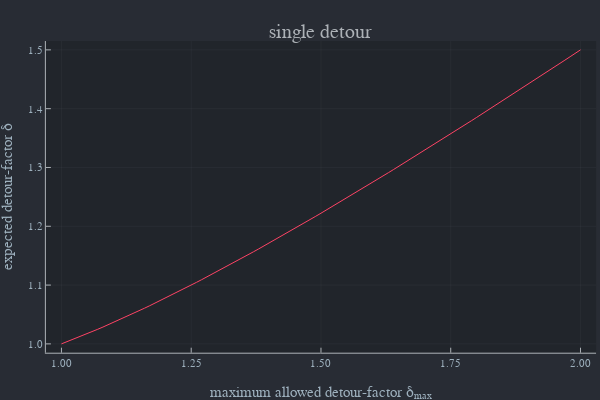
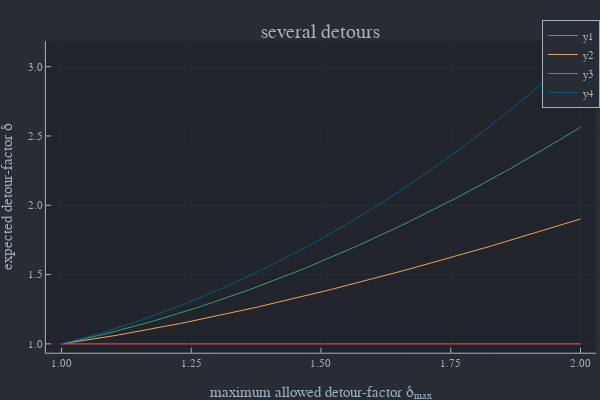
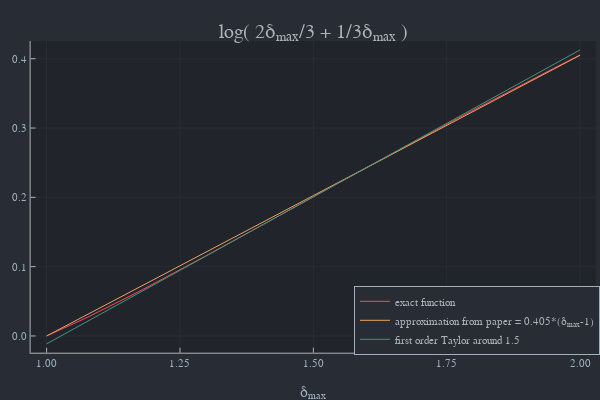
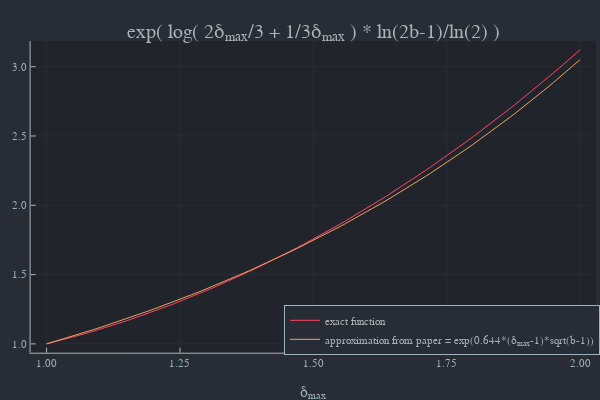

The notebook cell saved with these charts, in order:
### Markdown cell above
### Plots

### Code cell
# single detour
δₘₐₓ=collect(1:0.01:2)
δone=(2/3)*δ+(1/3)*δ.^-1
p1=plot(δₘₐₓ,δone,xlab="maximum allowed detour-factor δₘₐₓ",ylab="expected detour-factor δ",title="single detour",lab=:none)
display(p1)

# multiple detours
b=1
δₘₐₓ=collect(1:0.01:2)
δmean=exp.(log.(δone)*log(2*b-1)/log(2))
p2=plot(δₘₐₓ,δmean,xlab="maximum allowed detour-factor δₘₐₓ",ylab="expected detour-factor δ",title="several detours")
for b in 2:4
    plot!(δₘₐₓ,exp.(log.(δone)*log(2*b-1)/log(2)))
end
display(p2)

#first approximation
p3=plot(δₘₐₓ,log.(δone),xlab="δₘₐₓ",lab="exact function",title="log( 2δₘₐₓ/3 + 1/3δₘₐₓ )",legend=:bottomright)
plot!(δₘₐₓ,0.405*(δₘₐₓ.-1),lab="approximation from paper = 0.405*(δₘₐₓ-1)")
plot!(δₘₐₓ,derivative(logδbar,1.5)*(δₘₐₓ.-1.5).+logδbar(1.5),lab="first order Taylor around 1.5")
display(p3)

#second approximation
b=4
p4=plot(δₘₐₓ,exp.(log.(δone)*log(2*b-1)/log(2)),xlab="δₘₐₓ",lab="exact function",title="exp( log( 2δₘₐₓ/3 + 1/3δₘₐₓ ) * ln(2b-1)/ln(2) )",legend=:bottomright)
plot!(δₘₐₓ,exp.(0.644*(δₘₐₓ.-1)*sqrt(b-1)),lab="approximation from paper = exp(0.644*(δₘₐₓ-1)*sqrt(b-1))")
display(p4)

### Figure 1 — Plotly figure (JSON) as saved in the notebook; plotly's stock layout.template omitted (floating-point values rounded to 4 significant figures)
{"data": [{"colorbar": {"title": {"text": ""}}, "legendgroup": "", "line": {"color": "rgba(254, 67, 101, 1.000)", "dash": "solid", "shape": "linear", "width": 1}, "mode": "lines", "name": "", "showlegend": false, "type": "scatter", "x": [1, 1.01, 1.02, 1.03, 1.04, 1.05, 1.06, 1.07, 1.08, 1.09, 1.1, 1.11, 1.12, 1.13, 1.14, 1.15, 1.16, 1.17, 1.18, 1.19, 1.2, 1.21, 1.22, 1.23, 1.24, 1.25, 1.26, 1.27, 1.28, 1.29, 1.3, 1.31, 1.32, 1.33, 1.34, 1.35, 1.36, 1.37, 1.38, 1.39, 1.4, 1.41, 1.42, 1.43, 1.44, 1.45, 1.46, 1.47, 1.48, 1.49, 1.5, 1.51, 1.52, 1.53, 1.54, 1.55, 1.56, 1.57, 1.58, 1.59, 1.6, 1.61, 1.62, 1.63, 1.64, 1.65, 1.66, 1.67, 1.68, 1.69, 1.7, 1.71, 1.72, 1.73, 1.74, 1.75, 1.76, 1.77, 1.78, 1.79, 1.8, 1.81, 1.82, 1.83, 1.84, 1.85, 1.86, 1.87, 1.88, 1.89, 1.9, 1.91, 1.92, 1.93, 1.94, 1.95, 1.96, 1.97, 1.98, 1.99, 2], "xaxis": "x", "y": [1, 1.003, 1.007, 1.01, 1.014, 1.017, 1.021, 1.025, 1.029, 1.032, 1.036, 1.04, 1.044, 1.048, 1.052, 1.057, 1.061, 1.065, 1.069, 1.073, 1.078, 1.082, 1.087, 1.091, 1.095, 1.1, 1.105, 1.109, 1.114, 1.118, 1.123, 1.128, 1.133, 1.137, 1.142, 1.147, 1.152, 1.157, 1.162, 1.166, 1.171, 1.176, 1.181, 1.186, 1.191, 1.197, 1.202, 1.207, 1.212, 1.217, 1.222, 1.227, 1.233, 1.238, 1.243, 1.248, 1.254, 1.259, 1.264, 1.27, 1.275, 1.28, 1.286, 1.291, 1.297, 1.302, 1.307, 1.313, 1.318, 1.324, 1.329, 1.335, 1.34, 1.346, 1.352, 1.357, 1.363, 1.368, 1.374, 1.38, 1.385, 1.391, 1.396, 1.402, 1.408, 1.414, 1.419, 1.425, 1.431, 1.436, 1.442, 1.448, 1.454, 1.459, 1.465, 1.471, 1.477, 1.483, 1.488, 1.494, 1.5], "yaxis": "y", "zmax": null, "zmin": null}], "layout": {"annotations": [{"font": {"color": "rgba(173, 178, 183, 1.000)", "family": "sans-serif", "size": 20}, "rotation": 0, "showarrow": false, "text": "single detour", "x": 0.535, "xanchor": "center", "xref": "paper", "y": 1, "yanchor": "top", "yref": "paper"}], "height": 400, "legend": {"bgcolor": "rgba(40, 44, 52, 1.000)", "bordercolor": "rgba(158, 177, 190, 1.000)", "borderwidth": 1, "font": {"color": "rgba(173, 178, 183, 1.000)", "family": "sans-serif", "size": 11}, "title": {"font": {"color": "rgba(173, 178, 183, 1.000)", "family": "sans-serif", "size": 15}, "text": ""}, "tracegroupgap": 0, "traceorder": "normal", "x": 1, "xanchor": "auto", "y": 1, "yanchor": "auto"}, "margin": {"b": 20, "l": 0, "r": 0, "t": 20}, "paper_bgcolor": "rgba(40, 44, 52, 1.000)", "plot_bgcolor": "rgba(33, 37, 43, 1.000)", "showlegend": true, "width": 600, "xaxis": {"anchor": "y", "domain": [0.07647, 0.9934], "gridcolor": "rgba(173, 178, 183, 0.100)", "gridwidth": 0.5, "linecolor": "rgba(173, 178, 183, 1.000)", "mirror": false, "range": [0.97, 2.03], "showgrid": true, "showline": true, "showticklabels": true, "tickangle": 0, "tickcolor": "rgb(173, 178, 183)", "tickfont": {"color": "rgba(158, 177, 190, 1.000)", "family": "sans-serif", "size": 11}, "tickmode": "array", "ticks": "inside", "ticktext": ["1.00", "1.25", "1.50", "1.75", "2.00"], "tickvals": [1, 1.25, 1.5, 1.75, 2], "title": {"font": {"color": "rgba(158, 177, 190, 1.000)", "family": "sans-serif", "size": 15}, "text": "maximum allowed detour-factor δₘₐₓ"}, "type": "linear", "visible": true, "zeroline": false, "zerolinecolor": "rgba(173, 178, 183, 1.000)"}, "yaxis": {"anchor": "x", "domain": [0.07581, 0.9415], "gridcolor": "rgba(173, 178, 183, 0.100)", "gridwidth": 0.5, "linecolor": "rgba(173, 178, 183, 1.000)", "mirror": false, "range": [0.985, 1.515], "showgrid": true, "showline": true, "showticklabels": true, "tickangle": 0, "tickcolor": "rgb(173, 178, 183)", "tickfont": {"color": "rgba(158, 177, 190, 1.000)", "family": "sans-serif", "size": 11}, "tickmode": "array", "ticks": "inside", "ticktext": ["1.0", "1.1", "1.2", "1.3", "1.4", "1.5"], "tickvals": [1, 1.1, 1.2, 1.3, 1.4, 1.5], "title": {"font": {"color": "rgba(158, 177, 190, 1.000)", "family": "sans-serif", "size": 15}, "text": "expected detour-factor δ"}, "type": "linear", "visible": true, "zeroline": false, "zerolinecolor": "rgba(173, 178, 183, 1.000)"}}}

### Figure 2 — Plotly figure (JSON) as saved in the notebook; plotly's stock layout.template omitted (floating-point values rounded to 4 significant figures)
{"data": [{"colorbar": {"title": {"text": ""}}, "legendgroup": "y1", "line": {"color": "rgba(254, 67, 101, 1.000)", "dash": "solid", "shape": "linear", "width": 1}, "mode": "lines", "name": "y1", "showlegend": true, "type": "scatter", "x": [1, 1.01, 1.02, 1.03, 1.04, 1.05, 1.06, 1.07, 1.08, 1.09, 1.1, 1.11, 1.12, 1.13, 1.14, 1.15, 1.16, 1.17, 1.18, 1.19, 1.2, 1.21, 1.22, 1.23, 1.24, 1.25, 1.26, 1.27, 1.28, 1.29, 1.3, 1.31, 1.32, 1.33, 1.34, 1.35, 1.36, 1.37, 1.38, 1.39, 1.4, 1.41, 1.42, 1.43, 1.44, 1.45, 1.46, 1.47, 1.48, 1.49, 1.5, 1.51, 1.52, 1.53, 1.54, 1.55, 1.56, 1.57, 1.58, 1.59, 1.6, 1.61, 1.62, 1.63, 1.64, 1.65, 1.66, 1.67, 1.68, 1.69, 1.7, 1.71, 1.72, 1.73, 1.74, 1.75, 1.76, 1.77, 1.78, 1.79, 1.8, 1.81, 1.82, 1.83, 1.84, 1.85, 1.86, 1.87, 1.88, 1.89, 1.9, 1.91, 1.92, 1.93, 1.94, 1.95, 1.96, 1.97, 1.98, 1.99, 2], "xaxis": "x", "y": [1, 1, 1, 1, 1, 1, 1, 1, 1, 1, 1, 1, 1, 1, 1, 1, 1, 1, 1, 1, 1, 1, 1, 1, 1, 1, 1, 1, 1, 1, 1, 1, 1, 1, 1, 1, 1, 1, 1, 1, 1, 1, 1, 1, 1, 1, 1, 1, 1, 1, 1, 1, 1, 1, 1, 1, 1, 1, 1, 1, 1, 1, 1, 1, 1, 1, 1, 1, 1, 1, 1, 1, 1, 1, 1, 1, 1, 1, 1, 1, 1, 1, 1, 1, 1, 1, 1, 1, 1, 1, 1, 1, 1, 1, 1, 1, 1, 1, 1, 1, 1], "yaxis": "y", "zmax": null, "zmin": null}, {"colorbar": {"title": {"text": ""}}, "legendgroup": "y2", "line": {"color": "rgba(236, 162, 92, 1.000)", "dash": "solid", "shape": "linear", "width": 1}, "mode": "lines", "name": "y2", "showlegend": true, "type": "scatter", "x": [1, 1.01, 1.02, 1.03, 1.04, 1.05, 1.06, 1.07, 1.08, 1.09, 1.1, 1.11, 1.12, 1.13, 1.14, 1.15, 1.16, 1.17, 1.18, 1.19, 1.2, 1.21, 1.22, 1.23, 1.24, 1.25, 1.26, 1.27, 1.28, 1.29, 1.3, 1.31, 1.32, 1.33, 1.34, 1.35, 1.36, 1.37, 1.38, 1.39, 1.4, 1.41, 1.42, 1.43, 1.44, 1.45, 1.46, 1.47, 1.48, 1.49, 1.5, 1.51, 1.52, 1.53, 1.54, 1.55, 1.56, 1.57, 1.58, 1.59, 1.6, 1.61, 1.62, 1.63, 1.64, 1.65, 1.66, 1.67, 1.68, 1.69, 1.7, 1.71, 1.72, 1.73, 1.74, 1.75, 1.76, 1.77, 1.78, 1.79, 1.8, 1.81, 1.82, 1.83, 1.84, 1.85, 1.86, 1.87, 1.88, 1.89, 1.9, 1.91, 1.92, 1.93, 1.94, 1.95, 1.96, 1.97, 1.98, 1.99, 2], "xaxis": "x", "y": [1, 1.005, 1.011, 1.016, 1.022, 1.028, 1.034, 1.04, 1.046, 1.052, 1.058, 1.065, 1.071, 1.078, 1.084, 1.091, 1.098, 1.105, 1.112, 1.119, 1.126, 1.133, 1.141, 1.148, 1.156, 1.163, 1.171, 1.178, 1.186, 1.194, 1.202, 1.21, 1.218, 1.226, 1.234, 1.243, 1.251, 1.259, 1.268, 1.276, 1.285, 1.294, 1.302, 1.311, 1.32, 1.329, 1.338, 1.347, 1.356, 1.365, 1.374, 1.384, 1.393, 1.402, 1.412, 1.421, 1.431, 1.441, 1.45, 1.46, 1.47, 1.48, 1.489, 1.499, 1.509, 1.519, 1.529, 1.54, 1.55, 1.56, 1.57, 1.581, 1.591, 1.602, 1.612, 1.623, 1.633, 1.644, 1.655, 1.665, 1.676, 1.687, 1.698, 1.709, 1.72, 1.731, 1.742, 1.753, 1.764, 1.775, 1.787, 1.798, 1.809, 1.821, 1.832, 1.843, 1.855, 1.867, 1.878, 1.89, 1.902], "yaxis": "y", "zmax": null, "zmin": null}, {"colorbar": {"title": {"text": ""}}, "legendgroup": "y3", "line": {"color": "rgba(63, 151, 120, 1.000)", "dash": "solid", "shape": "linear", "width": 1}, "mode": "lines", "name": "y3", "showlegend": true, "type": "scatter", "x": [1, 1.01, 1.02, 1.03, 1.04, 1.05, 1.06, 1.07, 1.08, 1.09, 1.1, 1.11, 1.12, 1.13, 1.14, 1.15, 1.16, 1.17, 1.18, 1.19, 1.2, 1.21, 1.22, 1.23, 1.24, 1.25, 1.26, 1.27, 1.28, 1.29, 1.3, 1.31, 1.32, 1.33, 1.34, 1.35, 1.36, 1.37, 1.38, 1.39, 1.4, 1.41, 1.42, 1.43, 1.44, 1.45, 1.46, 1.47, 1.48, 1.49, 1.5, 1.51, 1.52, 1.53, 1.54, 1.55, 1.56, 1.57, 1.58, 1.59, 1.6, 1.61, 1.62, 1.63, 1.64, 1.65, 1.66, 1.67, 1.68, 1.69, 1.7, 1.71, 1.72, 1.73, 1.74, 1.75, 1.76, 1.77, 1.78, 1.79, 1.8, 1.81, 1.82, 1.83, 1.84, 1.85, 1.86, 1.87, 1.88, 1.89, 1.9, 1.91, 1.92, 1.93, 1.94, 1.95, 1.96, 1.97, 1.98, 1.99, 2], "xaxis": "x", "y": [1, 1.008, 1.016, 1.024, 1.032, 1.041, 1.05, 1.059, 1.068, 1.077, 1.086, 1.096, 1.106, 1.116, 1.126, 1.136, 1.147, 1.157, 1.168, 1.179, 1.19, 1.201, 1.213, 1.224, 1.236, 1.248, 1.26, 1.272, 1.284, 1.297, 1.309, 1.322, 1.335, 1.348, 1.361, 1.375, 1.388, 1.402, 1.416, 1.43, 1.444, 1.458, 1.473, 1.487, 1.502, 1.517, 1.532, 1.547, 1.562, 1.578, 1.594, 1.609, 1.625, 1.641, 1.657, 1.674, 1.69, 1.707, 1.724, 1.741, 1.758, 1.775, 1.793, 1.81, 1.828, 1.846, 1.864, 1.882, 1.9, 1.918, 1.937, 1.956, 1.975, 1.994, 2.013, 2.032, 2.052, 2.071, 2.091, 2.111, 2.131, 2.151, 2.172, 2.192, 2.213, 2.233, 2.254, 2.276, 2.297, 2.318, 2.34, 2.362, 2.383, 2.405, 2.428, 2.45, 2.472, 2.495, 2.518, 2.541, 2.564], "yaxis": "y", "zmax": null, "zmin": null}, {"colorbar": {"title": {"text": ""}}, "legendgroup": "y4", "line": {"color": "rgba(0, 93, 127, 1.000)", "dash": "solid", "shape": "linear", "width": 1}, "mode": "lines", "name": "y4", "showlegend": true, "type": "scatter", "x": [1, 1.01, 1.02, 1.03, 1.04, 1.05, 1.06, 1.07, 1.08, 1.09, 1.1, 1.11, 1.12, 1.13, 1.14, 1.15, 1.16, 1.17, 1.18, 1.19, 1.2, 1.21, 1.22, 1.23, 1.24, 1.25, 1.26, 1.27, 1.28, 1.29, 1.3, 1.31, 1.32, 1.33, 1.34, 1.35, 1.36, 1.37, 1.38, 1.39, 1.4, 1.41, 1.42, 1.43, 1.44, 1.45, 1.46, 1.47, 1.48, 1.49, 1.5, 1.51, 1.52, 1.53, 1.54, 1.55, 1.56, 1.57, 1.58, 1.59, 1.6, 1.61, 1.62, 1.63, 1.64, 1.65, 1.66, 1.67, 1.68, 1.69, 1.7, 1.71, 1.72, 1.73, 1.74, 1.75, 1.76, 1.77, 1.78, 1.79, 1.8, 1.81, 1.82, 1.83, 1.84, 1.85, 1.86, 1.87, 1.88, 1.89, 1.9, 1.91, 1.92, 1.93, 1.94, 1.95, 1.96, 1.97, 1.98, 1.99, 2], "xaxis": "x", "y": [1, 1.009, 1.019, 1.029, 1.039, 1.05, 1.06, 1.071, 1.083, 1.094, 1.105, 1.117, 1.129, 1.142, 1.154, 1.167, 1.18, 1.193, 1.206, 1.22, 1.234, 1.248, 1.262, 1.277, 1.292, 1.307, 1.322, 1.337, 1.353, 1.369, 1.385, 1.402, 1.418, 1.435, 1.452, 1.469, 1.487, 1.505, 1.523, 1.541, 1.559, 1.578, 1.597, 1.616, 1.635, 1.655, 1.675, 1.695, 1.715, 1.736, 1.757, 1.778, 1.799, 1.82, 1.842, 1.864, 1.886, 1.909, 1.932, 1.955, 1.978, 2.001, 2.025, 2.049, 2.073, 2.098, 2.123, 2.148, 2.173, 2.198, 2.224, 2.25, 2.276, 2.303, 2.33, 2.357, 2.384, 2.412, 2.44, 2.468, 2.496, 2.525, 2.554, 2.583, 2.612, 2.642, 2.672, 2.702, 2.733, 2.764, 2.795, 2.826, 2.858, 2.89, 2.922, 2.955, 2.987, 3.02, 3.054, 3.087, 3.121], "yaxis": "y", "zmax": null, "zmin": null}], "layout": {"annotations": [{"font": {"color": "rgba(173, 178, 183, 1.000)", "family": "sans-serif", "size": 20}, "rotation": 0, "showarrow": false, "text": "several detours", "x": 0.535, "xanchor": "center", "xref": "paper", "y": 1, "yanchor": "top", "yref": "paper"}], "height": 400, "legend": {"bgcolor": "rgba(40, 44, 52, 1.000)", "bordercolor": "rgba(158, 177, 190, 1.000)", "borderwidth": 1, "font": {"color": "rgba(173, 178, 183, 1.000)", "family": "sans-serif", "size": 11}, "title": {"font": {"color": "rgba(173, 178, 183, 1.000)", "family": "sans-serif", "size": 15}, "text": ""}, "tracegroupgap": 0, "traceorder": "normal", "x": 1, "xanchor": "auto", "y": 1, "yanchor": "auto"}, "margin": {"b": 20, "l": 0, "r": 0, "t": 20}, "paper_bgcolor": "rgba(40, 44, 52, 1.000)", "plot_bgcolor": "rgba(33, 37, 43, 1.000)", "showlegend": true, "width": 600, "xaxis": {"anchor": "y", "domain": [0.07647, 0.9934], "gridcolor": "rgba(173, 178, 183, 0.100)", "gridwidth": 0.5, "linecolor": "rgba(173, 178, 183, 1.000)", "mirror": false, "range": [0.97, 2.03], "showgrid": true, "showline": true, "showticklabels": true, "tickangle": 0, "tickcolor": "rgb(173, 178, 183)", "tickfont": {"color": "rgba(158, 177, 190, 1.000)", "family": "sans-serif", "size": 11}, "tickmode": "array", "ticks": "inside", "ticktext": ["1.00", "1.25", "1.50", "1.75", "2.00"], "tickvals": [1, 1.25, 1.5, 1.75, 2], "title": {"font": {"color": "rgba(158, 177, 190, 1.000)", "family": "sans-serif", "size": 15}, "text": "maximum allowed detour-factor δₘₐₓ"}, "type": "linear", "visible": true, "zeroline": false, "zerolinecolor": "rgba(173, 178, 183, 1.000)"}, "yaxis": {"anchor": "x", "domain": [0.07581, 0.9415], "gridcolor": "rgba(173, 178, 183, 0.100)", "gridwidth": 0.5, "linecolor": "rgba(173, 178, 183, 1.000)", "mirror": false, "range": [0.9364, 3.185], "showgrid": true, "showline": true, "showticklabels": true, "tickangle": 0, "tickcolor": "rgb(173, 178, 183)", "tickfont": {"color": "rgba(158, 177, 190, 1.000)", "family": "sans-serif", "size": 11}, "tickmode": "array", "ticks": "inside", "ticktext": ["1.0", "1.5", "2.0", "2.5", "3.0"], "tickvals": [1, 1.5, 2, 2.5, 3], "title": {"font": {"color": "rgba(158, 177, 190, 1.000)", "family": "sans-serif", "size": 15}, "text": "expected detour-factor δ"}, "type": "linear", "visible": true, "zeroline": false, "zerolinecolor": "rgba(173, 178, 183, 1.000)"}}}

### Figure 3 — Plotly figure (JSON) as saved in the notebook; plotly's stock layout.template omitted (floating-point values rounded to 4 significant figures)
{"data": [{"colorbar": {"title": {"text": ""}}, "legendgroup": "exact function", "line": {"color": "rgba(254, 67, 101, 1.000)", "dash": "solid", "shape": "linear", "width": 1}, "mode": "lines", "name": "exact function", "showlegend": true, "type": "scatter", "x": [1, 1.01, 1.02, 1.03, 1.04, 1.05, 1.06, 1.07, 1.08, 1.09, 1.1, 1.11, 1.12, 1.13, 1.14, 1.15, 1.16, 1.17, 1.18, 1.19, 1.2, 1.21, 1.22, 1.23, 1.24, 1.25, 1.26, 1.27, 1.28, 1.29, 1.3, 1.31, 1.32, 1.33, 1.34, 1.35, 1.36, 1.37, 1.38, 1.39, 1.4, 1.41, 1.42, 1.43, 1.44, 1.45, 1.46, 1.47, 1.48, 1.49, 1.5, 1.51, 1.52, 1.53, 1.54, 1.55, 1.56, 1.57, 1.58, 1.59, 1.6, 1.61, 1.62, 1.63, 1.64, 1.65, 1.66, 1.67, 1.68, 1.69, 1.7, 1.71, 1.72, 1.73, 1.74, 1.75, 1.76, 1.77, 1.78, 1.79, 1.8, 1.81, 1.82, 1.83, 1.84, 1.85, 1.86, 1.87, 1.88, 1.89, 1.9, 1.91, 1.92, 1.93, 1.94, 1.95, 1.96, 1.97, 1.98, 1.99, 2], "xaxis": "x", "y": [0, 0.003361, 0.006774, 0.01024, 0.01375, 0.01731, 0.02091, 0.02456, 0.02824, 0.03196, 0.03572, 0.03951, 0.04333, 0.04719, 0.05107, 0.05498, 0.05892, 0.06288, 0.06687, 0.07087, 0.0749, 0.07895, 0.08301, 0.0871, 0.0912, 0.09531, 0.09944, 0.1036, 0.1077, 0.1119, 0.1161, 0.1203, 0.1244, 0.1287, 0.1329, 0.1371, 0.1413, 0.1455, 0.1498, 0.154, 0.1582, 0.1625, 0.1667, 0.171, 0.1752, 0.1794, 0.1837, 0.1879, 0.1922, 0.1964, 0.2007, 0.2049, 0.2092, 0.2134, 0.2176, 0.2219, 0.2261, 0.2303, 0.2345, 0.2387, 0.2429, 0.2472, 0.2514, 0.2555, 0.2597, 0.2639, 0.2681, 0.2723, 0.2764, 0.2806, 0.2847, 0.2889, 0.293, 0.2971, 0.3013, 0.3054, 0.3095, 0.3136, 0.3177, 0.3218, 0.3258, 0.3299, 0.334, 0.338, 0.342, 0.3461, 0.3501, 0.3541, 0.3581, 0.3621, 0.3661, 0.3701, 0.3741, 0.378, 0.382, 0.3859, 0.3898, 0.3938, 0.3977, 0.4016, 0.4055], "yaxis": "y", "zmax": null, "zmin": null}, {"colorbar": {"title": {"text": ""}}, "legendgroup": "approximation from paper = 0.405*(δₘₐₓ-1)", "line": {"color": "rgba(236, 162, 92, 1.000)", "dash": "solid", "shape": "linear", "width": 1}, "mode": "lines", "name": "approximation from paper = 0.405*(δₘₐₓ-1)", "showlegend": true, "type": "scatter", "x": [1, 1.01, 1.02, 1.03, 1.04, 1.05, 1.06, 1.07, 1.08, 1.09, 1.1, 1.11, 1.12, 1.13, 1.14, 1.15, 1.16, 1.17, 1.18, 1.19, 1.2, 1.21, 1.22, 1.23, 1.24, 1.25, 1.26, 1.27, 1.28, 1.29, 1.3, 1.31, 1.32, 1.33, 1.34, 1.35, 1.36, 1.37, 1.38, 1.39, 1.4, 1.41, 1.42, 1.43, 1.44, 1.45, 1.46, 1.47, 1.48, 1.49, 1.5, 1.51, 1.52, 1.53, 1.54, 1.55, 1.56, 1.57, 1.58, 1.59, 1.6, 1.61, 1.62, 1.63, 1.64, 1.65, 1.66, 1.67, 1.68, 1.69, 1.7, 1.71, 1.72, 1.73, 1.74, 1.75, 1.76, 1.77, 1.78, 1.79, 1.8, 1.81, 1.82, 1.83, 1.84, 1.85, 1.86, 1.87, 1.88, 1.89, 1.9, 1.91, 1.92, 1.93, 1.94, 1.95, 1.96, 1.97, 1.98, 1.99, 2], "xaxis": "x", "y": [0, 0.00405, 0.0081, 0.01215, 0.0162, 0.02025, 0.0243, 0.02835, 0.0324, 0.03645, 0.0405, 0.04455, 0.0486, 0.05265, 0.0567, 0.06075, 0.0648, 0.06885, 0.0729, 0.07695, 0.081, 0.08505, 0.0891, 0.09315, 0.0972, 0.1013, 0.1053, 0.1094, 0.1134, 0.1175, 0.1215, 0.1256, 0.1296, 0.1337, 0.1377, 0.1418, 0.1458, 0.1499, 0.1539, 0.1579, 0.162, 0.166, 0.1701, 0.1741, 0.1782, 0.1822, 0.1863, 0.1903, 0.1944, 0.1985, 0.2025, 0.2066, 0.2106, 0.2147, 0.2187, 0.2228, 0.2268, 0.2309, 0.2349, 0.239, 0.243, 0.2471, 0.2511, 0.2551, 0.2592, 0.2632, 0.2673, 0.2713, 0.2754, 0.2794, 0.2835, 0.2876, 0.2916, 0.2957, 0.2997, 0.3038, 0.3078, 0.3119, 0.3159, 0.32, 0.324, 0.3281, 0.3321, 0.3362, 0.3402, 0.3443, 0.3483, 0.3524, 0.3564, 0.3604, 0.3645, 0.3685, 0.3726, 0.3766, 0.3807, 0.3847, 0.3888, 0.3929, 0.3969, 0.401, 0.405], "yaxis": "y", "zmax": null, "zmin": null}, {"colorbar": {"title": {"text": ""}}, "legendgroup": "first order Taylor around 1.5", "line": {"color": "rgba(63, 151, 120, 1.000)", "dash": "solid", "shape": "linear", "width": 1}, "mode": "lines", "name": "first order Taylor around 1.5", "showlegend": true, "type": "scatter", "x": [1, 1.01, 1.02, 1.03, 1.04, 1.05, 1.06, 1.07, 1.08, 1.09, 1.1, 1.11, 1.12, 1.13, 1.14, 1.15, 1.16, 1.17, 1.18, 1.19, 1.2, 1.21, 1.22, 1.23, 1.24, 1.25, 1.26, 1.27, 1.28, 1.29, 1.3, 1.31, 1.32, 1.33, 1.34, 1.35, 1.36, 1.37, 1.38, 1.39, 1.4, 1.41, 1.42, 1.43, 1.44, 1.45, 1.46, 1.47, 1.48, 1.49, 1.5, 1.51, 1.52, 1.53, 1.54, 1.55, 1.56, 1.57, 1.58, 1.59, 1.6, 1.61, 1.62, 1.63, 1.64, 1.65, 1.66, 1.67, 1.68, 1.69, 1.7, 1.71, 1.72, 1.73, 1.74, 1.75, 1.76, 1.77, 1.78, 1.79, 1.8, 1.81, 1.82, 1.83, 1.84, 1.85, 1.86, 1.87, 1.88, 1.89, 1.9, 1.91, 1.92, 1.93, 1.94, 1.95, 1.96, 1.97, 1.98, 1.99, 2], "xaxis": "x", "y": [-0.01145, -0.007208, -0.002966, 0.001277, 0.005519, 0.009762, 0.014, 0.01825, 0.02249, 0.02673, 0.03097, 0.03522, 0.03946, 0.0437, 0.04794, 0.05219, 0.05643, 0.06067, 0.06491, 0.06916, 0.0734, 0.07764, 0.08188, 0.08613, 0.09037, 0.09461, 0.09885, 0.1031, 0.1073, 0.1116, 0.1158, 0.1201, 0.1243, 0.1285, 0.1328, 0.137, 0.1413, 0.1455, 0.1498, 0.154, 0.1582, 0.1625, 0.1667, 0.171, 0.1752, 0.1795, 0.1837, 0.1879, 0.1922, 0.1964, 0.2007, 0.2049, 0.2092, 0.2134, 0.2176, 0.2219, 0.2261, 0.2304, 0.2346, 0.2389, 0.2431, 0.2473, 0.2516, 0.2558, 0.2601, 0.2643, 0.2685, 0.2728, 0.277, 0.2813, 0.2855, 0.2898, 0.294, 0.2982, 0.3025, 0.3067, 0.311, 0.3152, 0.3195, 0.3237, 0.3279, 0.3322, 0.3364, 0.3407, 0.3449, 0.3492, 0.3534, 0.3576, 0.3619, 0.3661, 0.3704, 0.3746, 0.3789, 0.3831, 0.3873, 0.3916, 0.3958, 0.4001, 0.4043, 0.4085, 0.4128], "yaxis": "y", "zmax": null, "zmin": null}], "layout": {"annotations": [{"font": {"color": "rgba(173, 178, 183, 1.000)", "family": "sans-serif", "size": 20}, "rotation": 0, "showarrow": false, "text": "log( 2δₘₐₓ/3 + 1/3δₘₐₓ )", "x": 0.5222, "xanchor": "center", "xref": "paper", "y": 1, "yanchor": "top", "yref": "paper"}], "height": 400, "legend": {"bgcolor": "rgba(40, 44, 52, 1.000)", "bordercolor": "rgba(158, 177, 190, 1.000)", "borderwidth": 1, "font": {"color": "rgba(173, 178, 183, 1.000)", "family": "sans-serif", "size": 11}, "title": {"font": {"color": "rgba(173, 178, 183, 1.000)", "family": "sans-serif", "size": 15}, "text": ""}, "tracegroupgap": 0, "traceorder": "normal", "x": 1, "xanchor": "right", "y": 0.07, "yanchor": "bottom"}, "margin": {"b": 20, "l": 0, "r": 0, "t": 20}, "paper_bgcolor": "rgba(40, 44, 52, 1.000)", "plot_bgcolor": "rgba(33, 37, 43, 1.000)", "showlegend": true, "width": 600, "xaxis": {"anchor": "y", "domain": [0.05101, 0.9934], "gridcolor": "rgba(173, 178, 183, 0.100)", "gridwidth": 0.5, "linecolor": "rgba(173, 178, 183, 1.000)", "mirror": false, "range": [0.97, 2.03], "showgrid": true, "showline": true, "showticklabels": true, "tickangle": 0, "tickcolor": "rgb(173, 178, 183)", "tickfont": {"color": "rgba(158, 177, 190, 1.000)", "family": "sans-serif", "size": 11}, "tickmode": "array", "ticks": "inside", "ticktext": ["1.00", "1.25", "1.50", "1.75", "2.00"], "tickvals": [1, 1.25, 1.5, 1.75, 2], "title": {"font": {"color": "rgba(158, 177, 190, 1.000)", "family": "sans-serif", "size": 15}, "text": "δₘₐₓ"}, "type": "linear", "visible": true, "zeroline": false, "zerolinecolor": "rgba(173, 178, 183, 1.000)"}, "yaxis": {"anchor": "x", "domain": [0.07581, 0.9415], "gridcolor": "rgba(173, 178, 183, 0.100)", "gridwidth": 0.5, "linecolor": "rgba(173, 178, 183, 1.000)", "mirror": false, "range": [-0.02418, 0.4255], "showgrid": true, "showline": true, "showticklabels": true, "tickangle": 0, "tickcolor": "rgb(173, 178, 183)", "tickfont": {"color": "rgba(158, 177, 190, 1.000)", "family": "sans-serif", "size": 11}, "tickmode": "array", "ticks": "inside", "ticktext": ["0.0", "0.1", "0.2", "0.3", "0.4"], "tickvals": [0, 0.1, 0.2, 0.3, 0.4], "title": {"font": {"color": "rgba(158, 177, 190, 1.000)", "family": "sans-serif", "size": 15}, "text": ""}, "type": "linear", "visible": true, "zeroline": false, "zerolinecolor": "rgba(173, 178, 183, 1.000)"}}}

### Figure 4 — Plotly figure (JSON) as saved in the notebook; plotly's stock layout.template omitted (floating-point values rounded to 4 significant figures)
{"data": [{"colorbar": {"title": {"text": ""}}, "legendgroup": "exact function", "line": {"color": "rgba(254, 67, 101, 1.000)", "dash": "solid", "shape": "linear", "width": 1}, "mode": "lines", "name": "exact function", "showlegend": true, "type": "scatter", "x": [1, 1.01, 1.02, 1.03, 1.04, 1.05, 1.06, 1.07, 1.08, 1.09, 1.1, 1.11, 1.12, 1.13, 1.14, 1.15, 1.16, 1.17, 1.18, 1.19, 1.2, 1.21, 1.22, 1.23, 1.24, 1.25, 1.26, 1.27, 1.28, 1.29, 1.3, 1.31, 1.32, 1.33, 1.34, 1.35, 1.36, 1.37, 1.38, 1.39, 1.4, 1.41, 1.42, 1.43, 1.44, 1.45, 1.46, 1.47, 1.48, 1.49, 1.5, 1.51, 1.52, 1.53, 1.54, 1.55, 1.56, 1.57, 1.58, 1.59, 1.6, 1.61, 1.62, 1.63, 1.64, 1.65, 1.66, 1.67, 1.68, 1.69, 1.7, 1.71, 1.72, 1.73, 1.74, 1.75, 1.76, 1.77, 1.78, 1.79, 1.8, 1.81, 1.82, 1.83, 1.84, 1.85, 1.86, 1.87, 1.88, 1.89, 1.9, 1.91, 1.92, 1.93, 1.94, 1.95, 1.96, 1.97, 1.98, 1.99, 2], "xaxis": "x", "y": [1, 1.009, 1.019, 1.029, 1.039, 1.05, 1.06, 1.071, 1.083, 1.094, 1.105, 1.117, 1.129, 1.142, 1.154, 1.167, 1.18, 1.193, 1.206, 1.22, 1.234, 1.248, 1.262, 1.277, 1.292, 1.307, 1.322, 1.337, 1.353, 1.369, 1.385, 1.402, 1.418, 1.435, 1.452, 1.469, 1.487, 1.505, 1.523, 1.541, 1.559, 1.578, 1.597, 1.616, 1.635, 1.655, 1.675, 1.695, 1.715, 1.736, 1.757, 1.778, 1.799, 1.82, 1.842, 1.864, 1.886, 1.909, 1.932, 1.955, 1.978, 2.001, 2.025, 2.049, 2.073, 2.098, 2.123, 2.148, 2.173, 2.198, 2.224, 2.25, 2.276, 2.303, 2.33, 2.357, 2.384, 2.412, 2.44, 2.468, 2.496, 2.525, 2.554, 2.583, 2.612, 2.642, 2.672, 2.702, 2.733, 2.764, 2.795, 2.826, 2.858, 2.89, 2.922, 2.955, 2.987, 3.02, 3.054, 3.087, 3.121], "yaxis": "y", "zmax": null, "zmin": null}, {"colorbar": {"title": {"text": ""}}, "legendgroup": "approximation from paper = exp(0.644*(δₘₐₓ-1)*sqrt(b-1))", "line": {"color": "rgba(236, 162, 92, 1.000)", "dash": "solid", "shape": "linear", "width": 1}, "mode": "lines", "name": "approximation from paper = exp(0.644*(δₘₐₓ-1)*sqrt(b-1))", "showlegend": true, "type": "scatter", "x": [1, 1.01, 1.02, 1.03, 1.04, 1.05, 1.06, 1.07, 1.08, 1.09, 1.1, 1.11, 1.12, 1.13, 1.14, 1.15, 1.16, 1.17, 1.18, 1.19, 1.2, 1.21, 1.22, 1.23, 1.24, 1.25, 1.26, 1.27, 1.28, 1.29, 1.3, 1.31, 1.32, 1.33, 1.34, 1.35, 1.36, 1.37, 1.38, 1.39, 1.4, 1.41, 1.42, 1.43, 1.44, 1.45, 1.46, 1.47, 1.48, 1.49, 1.5, 1.51, 1.52, 1.53, 1.54, 1.55, 1.56, 1.57, 1.58, 1.59, 1.6, 1.61, 1.62, 1.63, 1.64, 1.65, 1.66, 1.67, 1.68, 1.69, 1.7, 1.71, 1.72, 1.73, 1.74, 1.75, 1.76, 1.77, 1.78, 1.79, 1.8, 1.81, 1.82, 1.83, 1.84, 1.85, 1.86, 1.87, 1.88, 1.89, 1.9, 1.91, 1.92, 1.93, 1.94, 1.95, 1.96, 1.97, 1.98, 1.99, 2], "xaxis": "x", "y": [1, 1.011, 1.023, 1.034, 1.046, 1.057, 1.069, 1.081, 1.093, 1.106, 1.118, 1.131, 1.143, 1.156, 1.169, 1.182, 1.195, 1.209, 1.222, 1.236, 1.25, 1.264, 1.278, 1.292, 1.307, 1.322, 1.336, 1.351, 1.367, 1.382, 1.397, 1.413, 1.429, 1.445, 1.461, 1.478, 1.494, 1.511, 1.528, 1.545, 1.562, 1.58, 1.598, 1.615, 1.634, 1.652, 1.67, 1.689, 1.708, 1.727, 1.747, 1.766, 1.786, 1.806, 1.826, 1.847, 1.868, 1.889, 1.91, 1.931, 1.953, 1.975, 1.997, 2.019, 2.042, 2.065, 2.088, 2.111, 2.135, 2.159, 2.183, 2.208, 2.232, 2.258, 2.283, 2.308, 2.334, 2.361, 2.387, 2.414, 2.441, 2.468, 2.496, 2.524, 2.552, 2.581, 2.61, 2.639, 2.669, 2.699, 2.729, 2.76, 2.79, 2.822, 2.853, 2.885, 2.918, 2.951, 2.984, 3.017, 3.051], "yaxis": "y", "zmax": null, "zmin": null}], "layout": {"annotations": [{"font": {"color": "rgba(173, 178, 183, 1.000)", "family": "sans-serif", "size": 20}, "rotation": 0, "showarrow": false, "text": "exp( log( 2δₘₐₓ/3 + 1/3δₘₐₓ ) * ln(2b-1)/ln(2) )", "x": 0.5222, "xanchor": "center", "xref": "paper", "y": 1, "yanchor": "top", "yref": "paper"}], "height": 400, "legend": {"bgcolor": "rgba(40, 44, 52, 1.000)", "bordercolor": "rgba(158, 177, 190, 1.000)", "borderwidth": 1, "font": {"color": "rgba(173, 178, 183, 1.000)", "family": "sans-serif", "size": 11}, "title": {"font": {"color": "rgba(173, 178, 183, 1.000)", "family": "sans-serif", "size": 15}, "text": ""}, "tracegroupgap": 0, "traceorder": "normal", "x": 1, "xanchor": "right", "y": 0.07, "yanchor": "bottom"}, "margin": {"b": 20, "l": 0, "r": 0, "t": 20}, "paper_bgcolor": "rgba(40, 44, 52, 1.000)", "plot_bgcolor": "rgba(33, 37, 43, 1.000)", "showlegend": true, "width": 600, "xaxis": {"anchor": "y", "domain": [0.05101, 0.9934], "gridcolor": "rgba(173, 178, 183, 0.100)", "gridwidth": 0.5, "linecolor": "rgba(173, 178, 183, 1.000)", "mirror": false, "range": [0.97, 2.03], "showgrid": true, "showline": true, "showticklabels": true, "tickangle": 0, "tickcolor": "rgb(173, 178, 183)", "tickfont": {"color": "rgba(158, 177, 190, 1.000)", "family": "sans-serif", "size": 11}, "tickmode": "array", "ticks": "inside", "ticktext": ["1.00", "1.25", "1.50", "1.75", "2.00"], "tickvals": [1, 1.25, 1.5, 1.75, 2], "title": {"font": {"color": "rgba(158, 177, 190, 1.000)", "family": "sans-serif", "size": 15}, "text": "δₘₐₓ"}, "type": "linear", "visible": true, "zeroline": false, "zerolinecolor": "rgba(173, 178, 183, 1.000)"}, "yaxis": {"anchor": "x", "domain": [0.07581, 0.9415], "gridcolor": "rgba(173, 178, 183, 0.100)", "gridwidth": 0.5, "linecolor": "rgba(173, 178, 183, 1.000)", "mirror": false, "range": [0.9364, 3.185], "showgrid": true, "showline": true, "showticklabels": true, "tickangle": 0, "tickcolor": "rgb(173, 178, 183)", "tickfont": {"color": "rgba(158, 177, 190, 1.000)", "family": "sans-serif", "size": 11}, "tickmode": "array", "ticks": "inside", "ticktext": ["1.0", "1.5", "2.0", "2.5", "3.0"], "tickvals": [1, 1.5, 2, 2.5, 3], "title": {"font": {"color": "rgba(158, 177, 190, 1.000)", "family": "sans-serif", "size": 15}, "text": ""}, "type": "linear", "visible": true, "zeroline": false, "zerolinecolor": "rgba(173, 178, 183, 1.000)"}}}
